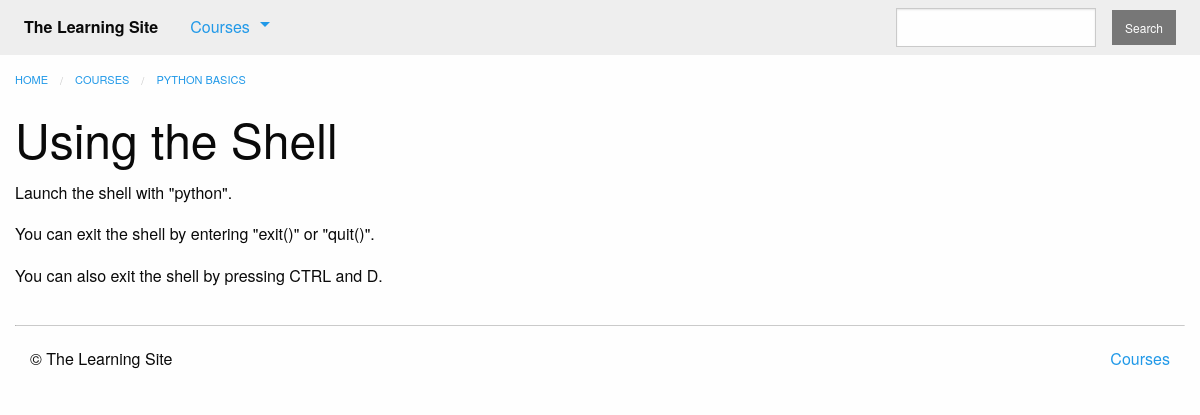
Page /courses/1/t2/ on the committed database.
### courses/models.py (models this page shows, shortened)
class Step(models.Model):
    title = models.CharField(max_length=255)
    description = models.TextField()
    order = models.IntegerField(default=0)
    course = models.ForeignKey(Course)
    class Meta:
        abstract = True
        ordering = ['order',]

class Text(Step):
    content = models.TextField(blank=True, default='')

class Course(models.Model):
    created_at = models.DateTimeField(auto_now_add=True)
    title = models.CharField(max_length=255)
    description = models.TextField()
    teacher = models.ForeignKey(User)
    subject = models.CharField(default='', max_length=100)
    published = models.BooleanField(default=False)

### courses/views.py (the view)
# urls.py: url(r'(?P<course_pk>\d+)/t(?P<step_pk>\d+)/$', views.text_detail,
def text_detail(request, course_pk, step_pk):
    step = get_object_or_404(models.Text, course_id=course_pk,
                             pk=step_pk,
                             course__published=True)
    return render(request, 'courses/text_detail.html', {'step': step})

### courses/templatetags/course_extras.py (called while the page is built)
@register.inclusion_tag('courses/course_nav.html')
def nav_courses_list():
    courses = Course.objects.filter(published=True).order_by('-created_at').values('id','title')[:5]
    return {'courses': courses}

@register.filter('markdown_to_html')
def markdown_to_html(markdown_text):
    html_body = markdown2.markdown(markdown_text)
    return mark_safe(html_body)

### courses/templates/courses/text_detail.html (shortened to what this page needs)
{% extends "courses/layout.html" %}
{% load course_extras %}
{% block breadcrumbs %}
    <li><a href="{% url 'courses:detail' pk=step.course.pk %}">{{ step.course.title }}</a></li>
{% endblock %}
{% block content %}
    <div class="row columns">
        <article>
            {{ block.super }}
            <h1>{{ step.title }}</h1>
            {{ step.content|markdown_to_html }}
        </article>
    </div>
{% endblock %}

### rows in the picture
Text: course "PYTHON BASICS", title "Using the Shell", content "Launch the shell with \"python\". You can exit the shell by entering \"exit()\" or \"quit()\". You can also exit the shell by pressing CTRL and D."
